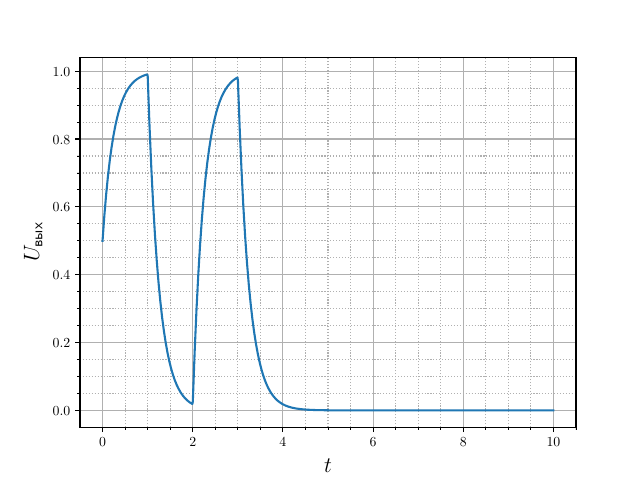

This chart was generated by the following Python code:
from pylab import *
from matplotlib import rc
rc('text', usetex=True)
rc('text.latex', preamble=[r'\usepackage[russian]{babel}',
                         r'\usepackage{amsmath}',
                        r'\usepackage{amssymb}'])
def U(t):
	A=1
	U0=0.5
	tau=1
	a=4
	U=(
	+(1-exp(-t*a))*heaviside(t,1)
	-(1-exp(-(t-tau)*a))*heaviside(t-tau,1)
	+(1-exp(-(t-2*tau)*a))*heaviside(t-2*tau,1)
	-(1-exp(-(t-3*tau)*a))*heaviside(t-3*tau,1)
	+U0*exp(-a*t)
	  )
	return U
t=linspace(0,10,1000)
plot(t,U(t))
ylabel(r'$U_{\text{вых}}$',fontsize=16)
xlabel(r'$t$',fontsize=16)
grid(which='major', linestyle='-')
grid(which='minor', linestyle=':')
minorticks_on()
savefig('task12_out.pdf')
show()
